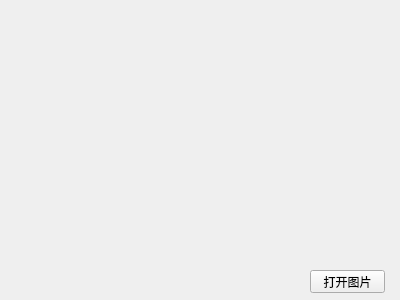
<?xml version="1.0" encoding="UTF-8"?>
<ui version="4.0">
 <class>Form</class>
 <widget class="QWidget" name="Form">
  <property name="geometry">
   <rect>
    <x>0</x>
    <y>0</y>
    <width>400</width>
    <height>300</height>
   </rect>
  </property>
  <property name="windowTitle">
   <string>Form</string>
  </property>
  <widget class="QLabel" name="label">
   <property name="geometry">
    <rect>
     <x>13</x>
     <y>11</y>
     <width>371</width>
     <height>251</height>
    </rect>
   </property>
   <property name="text">
    <string/>
   </property>
  </widget>
  <widget class="QPushButton" name="pushButton">
   <property name="geometry">
    <rect>
     <x>310</x>
     <y>270</y>
     <width>75</width>
     <height>23</height>
    </rect>
   </property>
   <property name="text">
    <string>打开图片</string>
   </property>
  </widget>
 </widget>
 <resources/>
 <connections/>
</ui>
